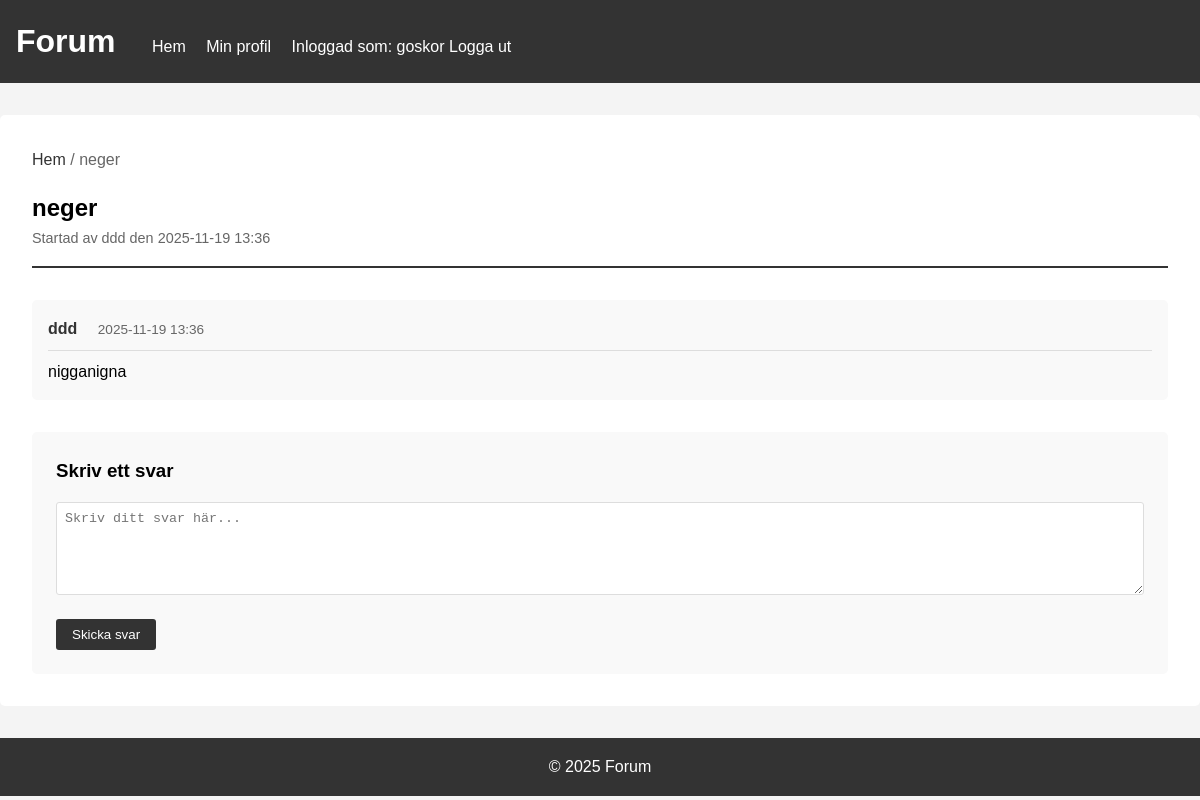
The page /topic/1 (signed in) on the database its author committed.
### tables this page shows
CREATE TABLE topics (
        id INTEGER PRIMARY KEY AUTOINCREMENT,
        title TEXT NOT NULL,
        user_id INTEGER NOT NULL,
        created_at TIMESTAMP DEFAULT CURRENT_TIMESTAMP,
        FOREIGN KEY (user_id) REFERENCES users(id)
    );

CREATE TABLE users (
        id INTEGER PRIMARY KEY AUTOINCREMENT,
        username TEXT UNIQUE NOT NULL,
        password TEXT NOT NULL,
        name TEXT NOT NULL,
        email TEXT,
        bio TEXT,
        created_at TIMESTAMP DEFAULT CURRENT_TIMESTAMP
    );

CREATE TABLE posts (
        id INTEGER PRIMARY KEY AUTOINCREMENT,
        content TEXT NOT NULL,
        topic_id INTEGER NOT NULL,
        user_id INTEGER NOT NULL,
        created_at TIMESTAMP DEFAULT CURRENT_TIMESTAMP,
        FOREIGN KEY (topic_id) REFERENCES topics(id),
        FOREIGN KEY (user_id) REFERENCES users(id)
    );

### app.py (the view)
@app.route('/topic/<int:topic_id>')
def view_topic(topic_id):
    topic = get_topic(topic_id)
    if not topic:
        flash('Tråden hittades inte', 'error')
        return redirect(url_for('index'))
    posts = get_posts(topic_id)
    return render_template('topic.html', topic=topic, posts=posts)

### databas.py (called while the page is built)
def get_connection():
    conn = sqlite3.connect('forum.db')
    conn.row_factory = sqlite3.Row
    return conn

def get_topic(topic_id):
    conn = get_connection()
    topic = conn.execute('''
        SELECT t.*, u.username, u.name
        FROM topics t
        JOIN users u ON t.user_id = u.id
        WHERE t.id = ?
    ''', (topic_id,)).fetchone()
    conn.close()
    return dict(topic) if topic else None

def get_posts(topic_id):
    conn = get_connection()
    posts = conn.execute('''
        SELECT p.*, u.username, u.name
        FROM posts p
        JOIN users u ON p.user_id = u.id
        WHERE p.topic_id = ?
        ORDER BY p.created_at ASC
    ''', (topic_id,)).fetchall()
    conn.close()
    return [dict(post) for post in posts]

### templates/topic.html (shortened to what this page needs)
{% extends "base.html" %}
{% block content %}
  <div class="breadcrumb">
    <a href="{{ url_for('index') }}">Hem</a> / {{ topic.title }}
  </div>
  <div class="topic-header">
    <h2>{{ topic.title }}</h2>
    <p class="topic-meta">Startad av {{ topic.name }} den {{ topic.created_at[:16] }}</p>
  </div>
  <div class="posts-container">
    {% if posts %}
      {% for post in posts %}
        <div class="post-item">
          <div class="post-author">
            <strong>{{ post.name }}</strong>
            <span class="post-date">{{ post.created_at[:16] }}</span>
          </div>
          <div class="post-content">
            {{ post.content }}
          </div>
        </div>
      {% endfor %}
    {% else %}
      <p>Inga inlägg än. Var den första att svara!</p>
    {% endif %}
  </div>
  {% if session.get('user_id') %}
    <div class="new-post-form">
      <h3>Skriv ett svar</h3>
      <form method="POST" action="{{ url_for('create_post_route', topic_id=topic.id)}}">
        <div>
          <textarea name="content" rows="5" required placeholder="Skriv ditt svar här..."></textarea>
        </div>
        <button type="submit">Skicka svar</button>
      </form>
    </div>
  {% else %}
    <p><a href="{{ url_for('login') }}">Logga in</a> för att svara i tråden.</p>
  {% endif %}
{% endblock %}

### static/style.css (style rules this page uses)
* { margin: 0; padding: 0; box-sizing: border-box; }
body { font-family: Arial, sans-serif; line-height: 1.6; background-color: #f4f4f4; }
form div { margin-bottom: 1rem; }
input[type="text"], input[type="password"], textarea { width: 100%; padding: 0.5rem; border: 1px solid #ddd; border-radius: 3px; }
button[type="submit"] { background: #333; color: #fff; padding: 0.5rem 1rem; border: none; border-radius: 3px; cursor: pointer; }
.topic-meta { color: #666; font-size: 0.9rem; }
.breadcrumb { margin-bottom: 1rem; color: #666; }
.breadcrumb a { color: #333; text-decoration: none; }
.topic-header { border-bottom: 2px solid #333; padding-bottom: 1rem; margin-bottom: 2rem; }
.posts-container { margin-bottom: 2rem; }
.post-item { background: #f9f9f9; padding: 1rem; margin-bottom: 1rem; border-radius: 5px; }
.post-author { margin-bottom: 0.5rem; padding-bottom: 0.5rem; border-bottom: 1px solid #ddd; }
.post-author strong { color: #333; }
.post-date { color: #666; font-size: 0.85rem; margin-left: 1rem; }
.post-content { line-height: 1.6; }
.new-post-form { background: #f9f9f9; padding: 1.5rem; border-radius: 5px; }
.new-post-form h3 { margin-bottom: 1rem; }

### rows shown on the page
topics: title "neger", created_at "2025-11-19 13:36"
users: name "ddd"
posts: name "ddd", created_at "2025-11-19 13:36", content "nigganigna"

### other values the page prints
{{ session.get('username') }} "goskor"
